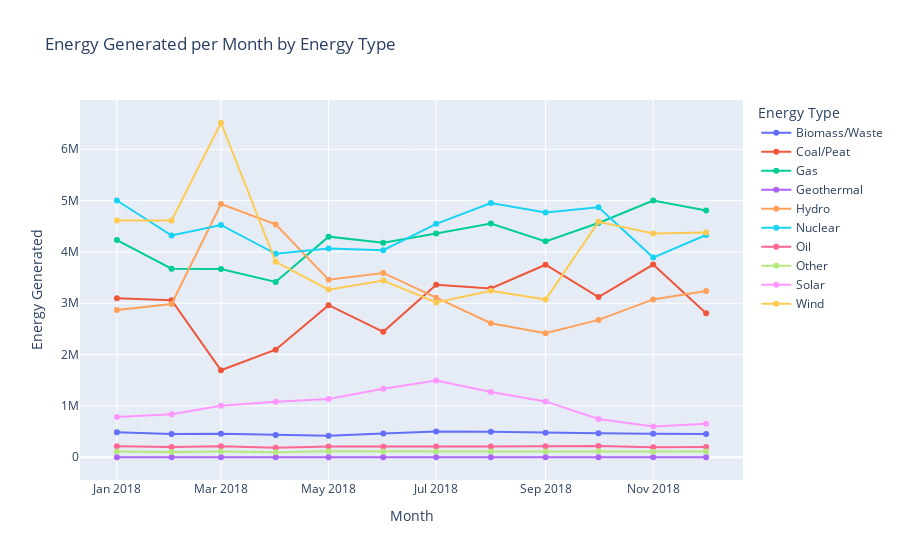

The cell this chart's notebook holds for it:
### Code cell
fig = px.line(grouped_2018, x='Year_Month', y='Energy Value', color='Energy Type', markers=True,
              title='Energy Generated per Month by Energy Type')
fig.update_xaxes(title='Month')
fig.update_yaxes(title='Energy Generated')

fig.show();

### Figure 1 — Plotly figure (JSON) as saved in the notebook; plotly's stock layout.template omitted (floating-point values rounded to 4 significant figures)
{"data": [{"hovertemplate": "Energy Type=Biomass/Waste<br>Year_Month=%{x}<br>Energy Value=%{y}<extra></extra>", "legendgroup": "Biomass/Waste", "line": {"color": "#636efa", "dash": "solid"}, "marker": {"symbol": "circle"}, "mode": "markers+lines", "name": "Biomass/Waste", "orientation": "v", "showlegend": true, "type": "scatter", "x": ["2018-01", "2018-02", "2018-03", "2018-04", "2018-05", "2018-06", "2018-07", "2018-08", "2018-09", "2018-10", "2018-11", "2018-12"], "xaxis": "x", "y": [485365, 451395, 457163, 435750, 421193, 464106, 500224, 498236, 477757, 465700, 456652, 454060], "yaxis": "y"}, {"hovertemplate": "Energy Type=Coal/Peat<br>Year_Month=%{x}<br>Energy Value=%{y}<extra></extra>", "legendgroup": "Coal/Peat", "line": {"color": "#EF553B", "dash": "solid"}, "marker": {"symbol": "circle"}, "mode": "markers+lines", "name": "Coal/Peat", "orientation": "v", "showlegend": true, "type": "scatter", "x": ["2018-01", "2018-02", "2018-03", "2018-04", "2018-05", "2018-06", "2018-07", "2018-08", "2018-09", "2018-10", "2018-11", "2018-12"], "xaxis": "x", "y": [3097411, 3058501, 1695228, 2095098, 2962501, 2443403, 3359160, 3289751, 3750609, 3120547, 3754450, 2806358], "yaxis": "y"}, {"hovertemplate": "Energy Type=Gas<br>Year_Month=%{x}<br>Energy Value=%{y}<extra></extra>", "legendgroup": "Gas", "line": {"color": "#00cc96", "dash": "solid"}, "marker": {"symbol": "circle"}, "mode": "markers+lines", "name": "Gas", "orientation": "v", "showlegend": true, "type": "scatter", "x": ["2018-01", "2018-02", "2018-03", "2018-04", "2018-05", "2018-06", "2018-07", "2018-08", "2018-09", "2018-10", "2018-11", "2018-12"], "xaxis": "x", "y": [4231660, 3674523, 3667458, 3416597, 4298209, 4181440, 4358209, 4552794, 4206285, 4564974, 5000979, 4808871], "yaxis": "y"}, {"hovertemplate": "Energy Type=Geothermal<br>Year_Month=%{x}<br>Energy Value=%{y}<extra></extra>", "legendgroup": "Geothermal", "line": {"color": "#ab63fa", "dash": "solid"}, "marker": {"symbol": "circle"}, "mode": "markers+lines", "name": "Geothermal", "orientation": "v", "showlegend": true, "type": "scatter", "x": ["2018-01", "2018-02", "2018-03", "2018-04", "2018-05", "2018-06", "2018-07", "2018-08", "2018-09", "2018-10", "2018-11", "2018-12"], "xaxis": "x", "y": [0, 0, 0, 0, 0, 0, 0, 0, 0, 0, 0, 0], "yaxis": "y"}, {"hovertemplate": "Energy Type=Hydro<br>Year_Month=%{x}<br>Energy Value=%{y}<extra></extra>", "legendgroup": "Hydro", "line": {"color": "#FFA15A", "dash": "solid"}, "marker": {"symbol": "circle"}, "mode": "markers+lines", "name": "Hydro", "orientation": "v", "showlegend": true, "type": "scatter", "x": ["2018-01", "2018-02", "2018-03", "2018-04", "2018-05", "2018-06", "2018-07", "2018-08", "2018-09", "2018-10", "2018-11", "2018-12"], "xaxis": "x", "y": [2866942, 2985267, 4934200, 4536442, 3459603, 3591524, 3108251, 2611005, 2414387, 2676340, 3075540, 3237534], "yaxis": "y"}, {"hovertemplate": "Energy Type=Nuclear<br>Year_Month=%{x}<br>Energy Value=%{y}<extra></extra>", "legendgroup": "Nuclear", "line": {"color": "#19d3f3", "dash": "solid"}, "marker": {"symbol": "circle"}, "mode": "markers+lines", "name": "Nuclear", "orientation": "v", "showlegend": true, "type": "scatter", "x": ["2018-01", "2018-02", "2018-03", "2018-04", "2018-05", "2018-06", "2018-07", "2018-08", "2018-09", "2018-10", "2018-11", "2018-12"], "xaxis": "x", "y": [5002425, 4320539, 4526122, 3963006, 4066109, 4034324, 4548286, 4951559, 4767839, 4871645, 3890518, 4330937], "yaxis": "y"}, {"hovertemplate": "Energy Type=Oil<br>Year_Month=%{x}<br>Energy Value=%{y}<extra></extra>", "legendgroup": "Oil", "line": {"color": "#FF6692", "dash": "solid"}, "marker": {"symbol": "circle"}, "mode": "markers+lines", "name": "Oil", "orientation": "v", "showlegend": true, "type": "scatter", "x": ["2018-01", "2018-02", "2018-03", "2018-04", "2018-05", "2018-06", "2018-07", "2018-08", "2018-09", "2018-10", "2018-11", "2018-12"], "xaxis": "x", "y": [212590, 198845, 214078, 185493, 208655, 205287, 209188, 210800, 213218, 217018, 196548, 200152], "yaxis": "y"}, {"hovertemplate": "Energy Type=Other<br>Year_Month=%{x}<br>Energy Value=%{y}<extra></extra>", "legendgroup": "Other", "line": {"color": "#B6E880", "dash": "solid"}, "marker": {"symbol": "circle"}, "mode": "markers+lines", "name": "Other", "orientation": "v", "showlegend": true, "type": "scatter", "x": ["2018-01", "2018-02", "2018-03", "2018-04", "2018-05", "2018-06", "2018-07", "2018-08", "2018-09", "2018-10", "2018-11", "2018-12"], "xaxis": "x", "y": [110518, 102213, 110479, 97055, 115645, 111268, 113436, 111796, 113486, 116878, 109114, 113581], "yaxis": "y"}, {"hovertemplate": "Energy Type=Solar<br>Year_Month=%{x}<br>Energy Value=%{y}<extra></extra>", "legendgroup": "Solar", "line": {"color": "#FF97FF", "dash": "solid"}, "marker": {"symbol": "circle"}, "mode": "markers+lines", "name": "Solar", "orientation": "v", "showlegend": true, "type": "scatter", "x": ["2018-01", "2018-02", "2018-03", "2018-04", "2018-05", "2018-06", "2018-07", "2018-08", "2018-09", "2018-10", "2018-11", "2018-12"], "xaxis": "x", "y": [782256, 837386, 1004773, 1081186, 1136013, 1335742, 1493687, 1269956, 1087670, 744841, 598801, 651439], "yaxis": "y"}, {"hovertemplate": "Energy Type=Wind<br>Year_Month=%{x}<br>Energy Value=%{y}<extra></extra>", "legendgroup": "Wind", "line": {"color": "#FECB52", "dash": "solid"}, "marker": {"symbol": "circle"}, "mode": "markers+lines", "name": "Wind", "orientation": "v", "showlegend": true, "type": "scatter", "x": ["2018-01", "2018-02", "2018-03", "2018-04", "2018-05", "2018-06", "2018-07", "2018-08", "2018-09", "2018-10", "2018-11", "2018-12"], "xaxis": "x", "y": [4610899, 4612981, 6517032, 3808258, 3265969, 3441192, 3016511, 3242783, 3071512, 4586920, 4361442, 4379720], "yaxis": "y"}], "layout": {"legend": {"title": {"text": "Energy Type"}, "tracegroupgap": 0}, "title": {"text": "Energy Generated per Month by Energy Type"}, "xaxis": {"anchor": "y", "domain": [0, 1], "title": {"text": "Month"}}, "yaxis": {"anchor": "x", "domain": [0, 1], "title": {"text": "Energy Generated"}}}}
